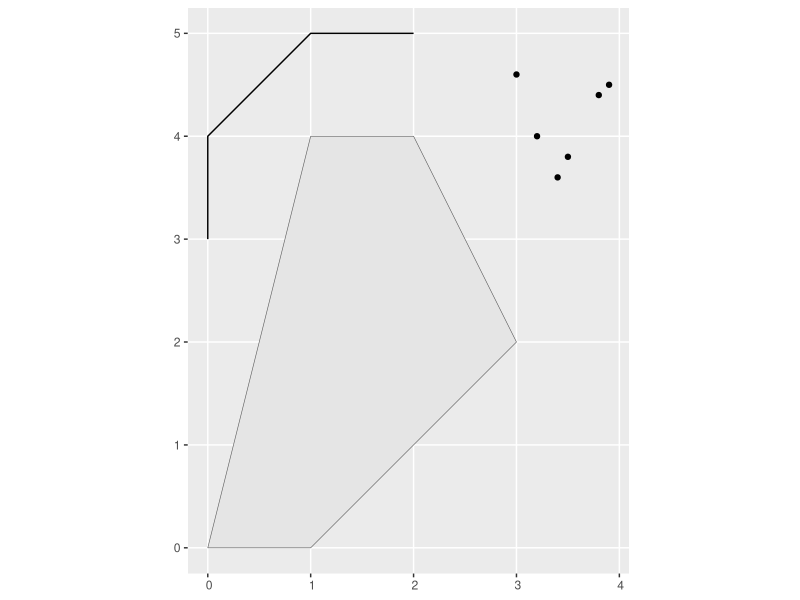

The R source for this figure:
# FIRST LESSON

# Loading libraries

library(sf)
library(tidyverse) 

# ------------------------------------
# 1. CREATING ARTIFICIAL DATA WITH SF
# -------------------------------------

# Creating multipoint

multipoint_matrix <- rbind(c(3.2, 4), c(3, 4.6), c(3.8, 4.4),
                            c(3.5, 3.8), c(3.4, 3.6), c(3.9, 4.5)) # list of points 
multipoint <- st_multipoint(multipoint_matrix) # multipoint object

# Creating linestring

linestring_matrix <- rbind(c(0, 3), c(0, 4), c(1, 5), c(2, 5))
linestring <- st_linestring(linestring_matrix) # linestring object

# Creating polygon

polygon_list <- list(rbind(c(0, 0), c(1, 0), c(3, 2), c(2, 4), c(1, 4), c(0, 0)))
polygon <- st_polygon(polygon_list) # polygon object

# Plotting

ggplot() +
  geom_sf(data = multipoint) +
  geom_sf(data = linestring) +
  geom_sf(data = polygon)
